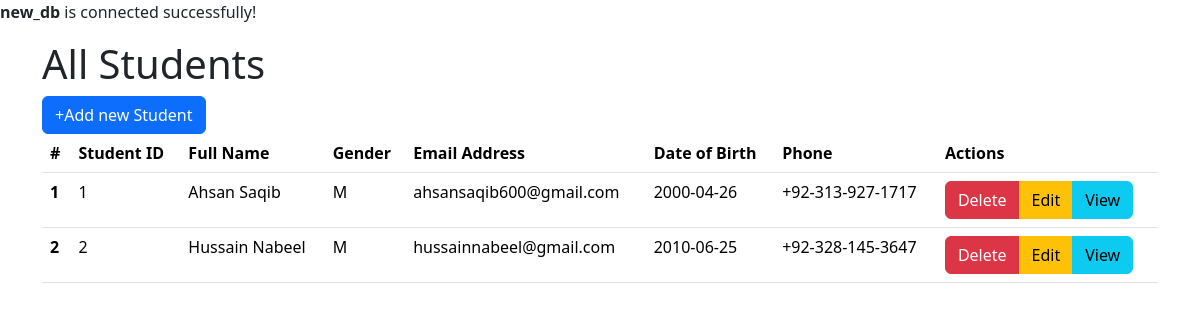
The app's page /TheApp/students.php, older data.
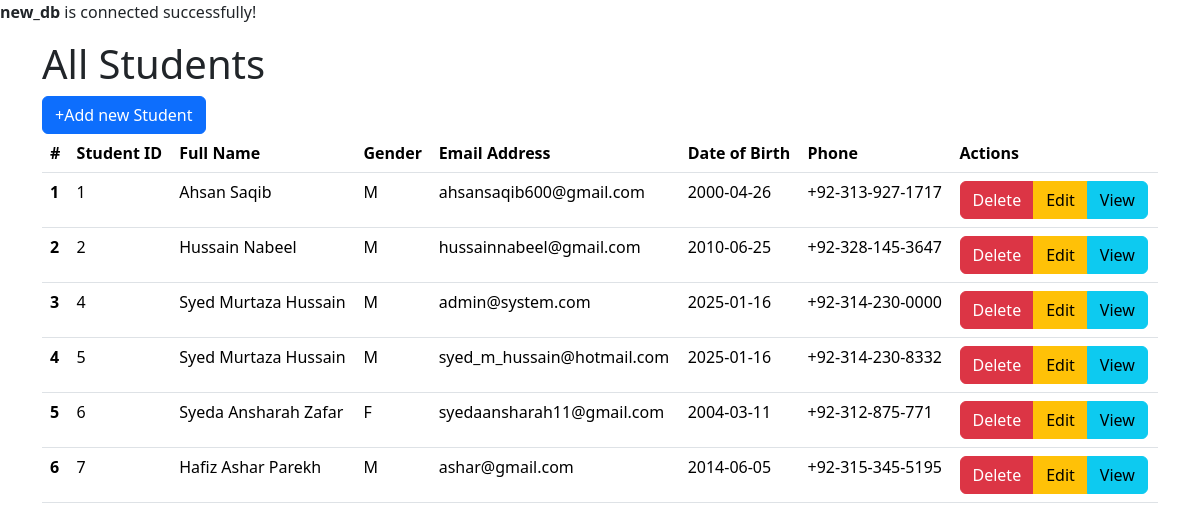
The same page, newer data.
### tables this page shows
CREATE TABLE `students` (
  `id` int(11) NOT NULL,
  `name` varchar(255) NOT NULL,
  `email` varchar(255) NOT NULL,
  `dob` date DEFAULT NULL,
  `phone` varchar(25) DEFAULT NULL,
  `gender` varchar(25) NOT NULL,
  `profile_image` varchar(255) DEFAULT NULL
);

### TheApp/students.php (the view, shortened to what this page needs)
<?php
include('inc.connection.php');
$select_student_sql = "SELECT * FROM `students`";
$result = mysqli_query($conn,$select_student_sql);
?>
<!DOCTYPE html>
<html lang="en">
<head>
    <link href="https://cdn.jsdelivr.net/npm/bootstrap@5.3.3/dist/css/bootstrap.min.css" rel="stylesheet">
</head>
<body>
    <div class="container">
        <h1>All Students</h1>
        <a type="button" class="btn btn-primary" href="add-student.php">+Add new Student</a>
        <table class="table">
            <thead>
                <tr>
                    <th scope="col">#</th>
                    <th scope="col">Student ID</th>
                    <th scope="col">Full Name</th>
                    <th scope="col">Gender</th>
                    <th scope="col">Email Address</th>
                    <th scope="col">Date of Birth</th>
                    <th scope="col">Phone</th>
                    <th scope="col">Actions</th>
                </tr>
            </thead>
            <tbody>
                <?php $srno = 1; while($row = mysqli_fetch_assoc($result)) { ?>
                <tr>
                    <th scope="row"><?php echo $srno;?></th>
                    <td><?php echo $row['id'];?></td>
                    <td><?php echo $row['name'];?></td>
                    <td><?php echo $row['gender'];?></td>
                    <td><?php echo $row['email'];?></td>
                    <td><?php echo $row['dob'];?></td>
                    <td><?php echo $row['phone'];?></td>
                    <td>
                        <div class="btn-group" role="group" aria-label="Basic mixed styles example">
                            <a href="#" type="button" class="btn btn-danger">Delete</a>
                            <a href="#" type="button" class="btn btn-warning">Edit</a>
                            <a href="#" type="button" class="btn btn-info">View</a>
                        </div>
                    </td>
                </tr>
                <?php $srno++; }?>
            </tbody>
        </table>
    </div>
</body>
</html>

### TheApp/inc.connection.php (shortened to what this page needs)
<?php
$hostname = "localhost";
$username = "root";
$password = "";
$database = "new_db";
$conn = mysqli_connect($hostname,$username,$password,$database);
if($conn) {
    echo "<p><b>$database</b> is connected successfully!</p>";
}

Row changes from the older to the newer data that the page shows:
added students: id "4", name "Syed Murtaza Hussain", gender "M", email "admin@system.com", dob "2025-01-16", phone "+92-314-230-0000"
added students: id "5", name "Syed Murtaza Hussain", gender "M", email "syed_m_hussain@hotmail.com", dob "2025-01-16", phone "+92-314-230-8332"
added students: id "6", name "Syeda Ansharah Zafar", gender "F", email "syedaansharah11@gmail.com", dob "2004-03-11", phone "+92-312-875-771"
added students: id "7", name "Hafiz Ashar Parekh", gender "M", email "ashar@gmail.com", dob "2014-06-05", phone "+92-315-345-5195"
